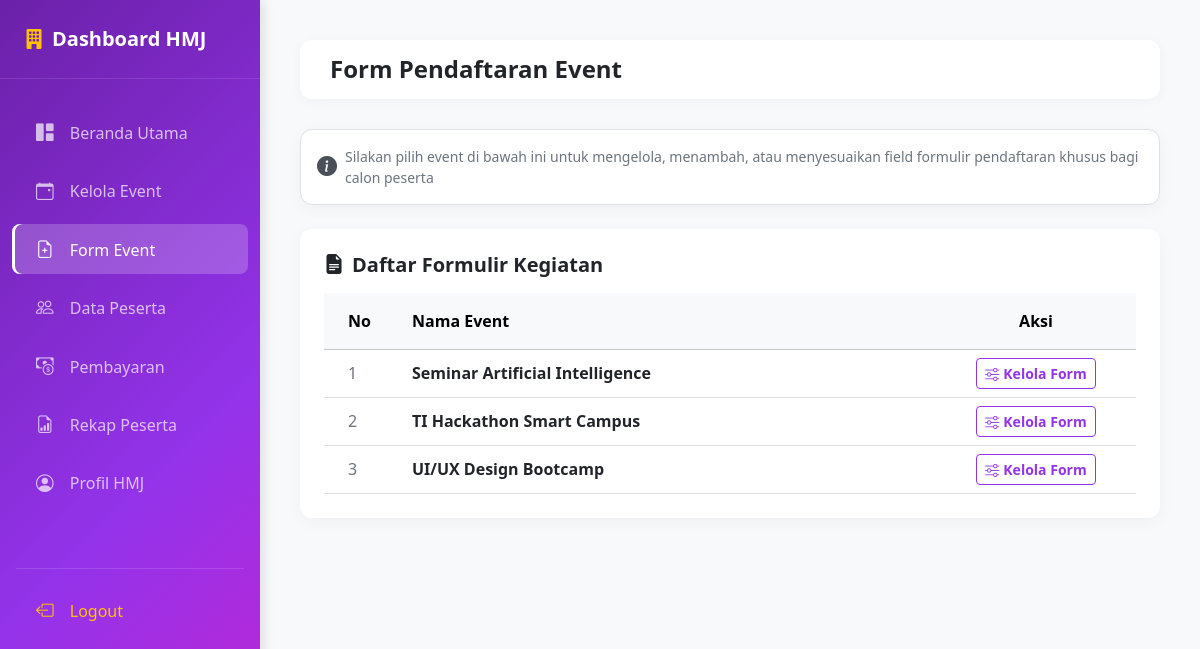
The page /hmj/form_event/index.php (signed in) on the database its author committed.
### tables this page shows
CREATE TABLE `event` (
  `id_event` int(11) NOT NULL,
  `id_hmj` int(11) NOT NULL,
  `id_prodi` int(11) DEFAULT NULL,
  `nama_event` varchar(200) NOT NULL,
  `kategori` enum('Lomba','Seminar','Open Recruitment','Workshop','Lainnya') DEFAULT 'Lainnya',
  `deskripsi` text DEFAULT NULL,
  `lokasi` varchar(200) DEFAULT NULL,
  `tanggal_event` date NOT NULL,
  `kuota` int(11) NOT NULL,
  `biaya` decimal(10,2) DEFAULT 0.00,
  `poster` varchar(255) DEFAULT NULL,
  `link_grup` varchar(255) DEFAULT NULL,
  `informasi_peserta` text DEFAULT NULL,
  `status` enum('Process','Disetujui','Ditolak') DEFAULT 'Process'
);

### hmj/form_event/index.php (the view, shortened to what this page needs)
<?php
include "../../config/koneksi.php";
$id_hmj = $_SESSION['id_user'];
$query = mysqli_query($conn,"
SELECT *
FROM event
WHERE id_hmj='$id_hmj'
");
?>
<!DOCTYPE html>
<html lang="id">
<head>
    <link href="https://cdn.jsdelivr.net/npm/bootstrap@5.3.2/dist/css/bootstrap.min.css" rel="stylesheet">
    <link rel="stylesheet" href="https://cdn.jsdelivr.net/npm/bootstrap-icons@1.11.2/font/bootstrap-icons.min.css">
</head>
<body>
<?php include "../sidebar.php"; ?>
            <?php include "../sidebar.php"; ?>
    <div class="main-content">
        <div class="top-navbar d-flex justify-content-between align-items-center">
            <div class="d-flex align-items-center">
                <h4 class="mb-0 fw-bold text-dark">Form Pendaftaran Event</h4>
            </div>
        </div>
        <div class="alert alert-light border card-custom p-3 mb-4 d-flex align-items-center gap-2">
            <i class="bi bi-info-circle-fill text-purple fs-5"></i>
            <span class="text-secondary small">
                Silakan pilih event di bawah ini untuk mengelola, menambah, atau menyesuaikan field formulir pendaftaran khusus bagi calon peserta
            </span>
        </div>
        <div class="card card-custom p-4">
            <h5 class="fw-bold text-dark mb-3">
                <i class="bi bi-file-earmark-text-fill me-2 text-purple"></i>Daftar Formulir Kegiatan
            </h5>
            <div class="table-responsive">
                <table class="table table-hover align-middle mb-0">
                    <thead class="table-light">
                        <tr>
                            <th class="py-3 px-4" style="width: 80px;">No</th>
                            <th class="py-3">Nama Event</th>
                            <th class="py-3 text-center" style="width: 200px;">Aksi</th>
                        </tr>
                    </thead>
                    <tbody>
                        <?php $no=1; while($data=mysqli_fetch_assoc($query)){ ?>
                        <tr>
                            <td class="px-4 text-secondary fw-medium"><?= $no++; ?></td>
                            <td class="fw-semibold text-dark"><?= htmlspecialchars($data['nama_event']); ?></td>
                            <td class="text-center">
                                <a href="tambah.php?id=<?= $data['id_event']; ?>" class="btn btn-sm btn-outline-purple d-inline-flex align-items-center gap-1 fw-semibold" style="color: var(--theme-purple); border-color: var(--theme-purple);">
                                    <i class="bi bi-sliders"></i> Kelola Form
                                </a>
                            </td>
                        </tr>
                        <?php } ?>
                    </tbody>
                </table>
            </div>
        </div>
    </div>
</body>
</html>

### hmj/form_event/index.php (style rules this page uses)
@media (min-width: 992px) { .main-content { margin-left: 260px; padding: 40px; } }

### hmj/sidebar.php (style rules this page uses)
:root { --theme-purple: #9333ea; --theme-blue: #0d6efd; --theme-pink: #c026d3; --sidebar-gradient: linear-gradient(135deg, #6b21a8 0%, #9333ea 60%, #c026d3 100%); }
* { box-sizing: border-box; }
body { background-color: #f8f9fa; font-family: 'Segoe UI', Tahoma, Geneva, Verdana, sans-serif; overflow-x: hidden; margin: 0; }
.main-content { margin-left: 260px; padding: 40px; }
.top-navbar { background: #fff; padding: 15px 30px; border-radius: 12px; box-shadow: 0 2px 12px rgba(0,0,0,0.04); margin-bottom: 30px; }
.card-custom { border: none; border-radius: 12px; box-shadow: 0 4px 16px rgba(0,0,0,0.04); background: #fff; }

### rows shown on the page
event: nama_event "Seminar Artificial Intelligence"
event: nama_event "TI Hackathon Smart Campus"
event: nama_event "UI/UX Design Bootcamp"
